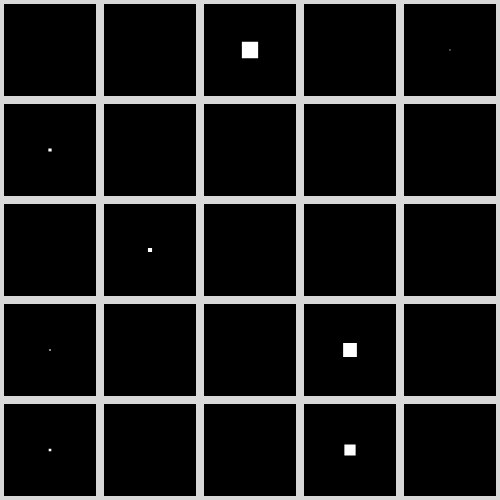
Frame 1 (no input)
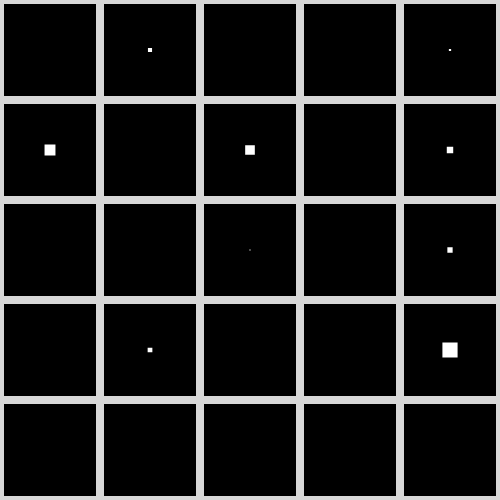
Frame 60 (no input)
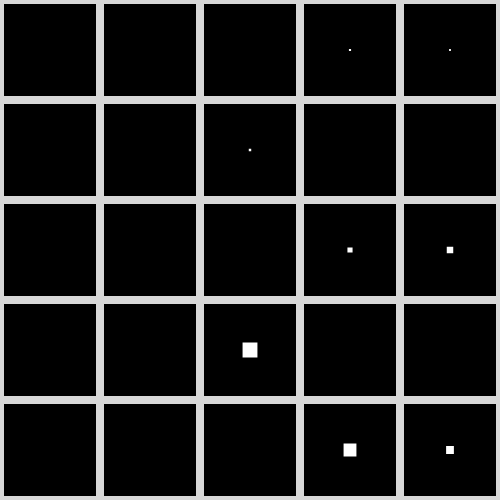
Frame 120 (the mouse pressed at the canvas centre since frame 60)

The p5.js sketch that drew these frames (run headless with seeded random() and noise() and a simulated clock; from frame 60 on, the mouse is pressed at the canvas centre):

// p5.js sketch
// ── sketch.js
function setup() {
	createCanvas(500, 500);
	rectMode(CENTER);
}

function draw() {
	background(217);

	for (let y = 50; y < 500; y = y + 100) {
		for (let x = 50; x < 500; x = x + 100) {
			let r = 2;
			for (let w = 90; w > 0; w = w - r) {
				strokeWeight(r);
				rect(x, y, w, w);
				r = random(2, 30);
			}
		}
	}
}
